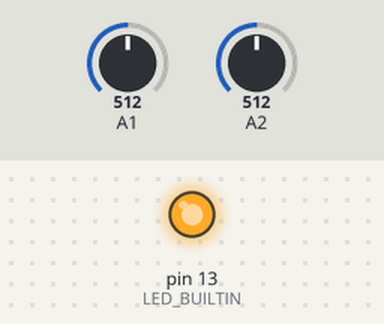
Recording of a sketch running on a simulated Arduino Leonardo, built with avr-gcc and run on an emulated ATmega32U4. On the bench: output pins drawn as LEDs (lit = HIGH). The inputs (shaded band) are chosen by the test bench; at power-on: A1 = 512, A2 = 512. USB keyboard and mouse output is not drawn; what the sketch prints to the serial monitor is not drawn.

Above: at 0.05 s.
Timing chart, 0 to 3.0 s (numbered marks = the images above):
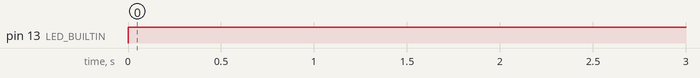

The sketch:

techno_vit.ino
```cpp
#include <Keyboard.h>


int stretchThreshold = 990;
int forceThreshold = 1000;

void setup() {
  // put your setup code here, to run once:
  Keyboard.begin();
  pinMode(A1, INPUT);
  pinMode(A2, INPUT);
  pinMode(LED_BUILTIN, OUTPUT);
  Serial.begin(9600);
}

void loop() {
  // put your main code here, to run repeatedly:
  int stretchValue = analogRead(A1);
  int forceValue = analogRead(A2);

  Serial.print("stretch: ");
  Serial.print(stretchValue);
  Serial.print(" force: ");
  Serial.println(forceValue);

  if(stretchValue < stretchThreshold){
    digitalWrite(LED_BUILTIN, HIGH);
    Keyboard.press(KEY_DOWN_ARROW);
    delay(200);
    digitalWrite(LED_BUILTIN, LOW);
  }

  if(forceValue < forceThreshold){
    digitalWrite(LED_BUILTIN, HIGH);
    Keyboard.press(' ');
    delay(200);
    digitalWrite(LED_BUILTIN, LOW);
  }

  Keyboard.releaseAll();
}
```

Measured:
- by itself, pin 13 (LED_BUILTIN): LOW → HIGH at 0.00 s
